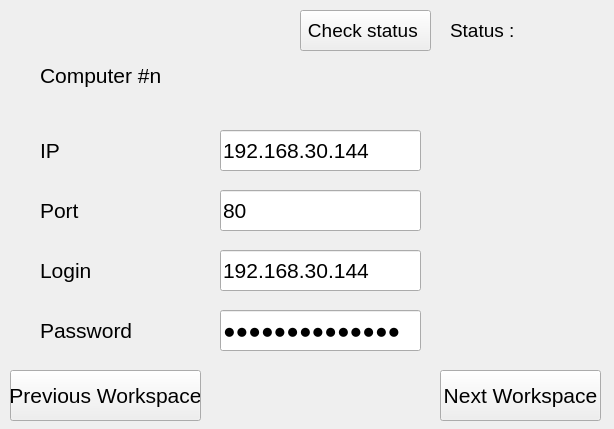
<?xml version="1.0" encoding="UTF-8"?>
<ui version="4.0">
 <class>Form</class>
 <widget class="QWidget" name="Form">
  <property name="geometry">
   <rect>
    <x>0</x>
    <y>0</y>
    <width>614</width>
    <height>429</height>
   </rect>
  </property>
  <property name="windowTitle">
   <string>Form</string>
  </property>
  <widget class="QLabel" name="computerNumber">
   <property name="geometry">
    <rect>
     <x>40</x>
     <y>50</y>
     <width>171</width>
     <height>51</height>
    </rect>
   </property>
   <property name="font">
    <font>
     <pointsize>16</pointsize>
    </font>
   </property>
   <property name="text">
    <string>Computer #n</string>
   </property>
  </widget>
  <widget class="QLabel" name="label_2">
   <property name="geometry">
    <rect>
     <x>40</x>
     <y>130</y>
     <width>121</width>
     <height>41</height>
    </rect>
   </property>
   <property name="font">
    <font>
     <pointsize>16</pointsize>
    </font>
   </property>
   <property name="text">
    <string>IP</string>
   </property>
  </widget>
  <widget class="QLabel" name="label_3">
   <property name="geometry">
    <rect>
     <x>40</x>
     <y>190</y>
     <width>121</width>
     <height>41</height>
    </rect>
   </property>
   <property name="font">
    <font>
     <pointsize>16</pointsize>
    </font>
   </property>
   <property name="text">
    <string>Port</string>
   </property>
  </widget>
  <widget class="QLabel" name="label_4">
   <property name="geometry">
    <rect>
     <x>40</x>
     <y>250</y>
     <width>121</width>
     <height>41</height>
    </rect>
   </property>
   <property name="font">
    <font>
     <pointsize>16</pointsize>
    </font>
   </property>
   <property name="text">
    <string>Login</string>
   </property>
  </widget>
  <widget class="QLabel" name="label_5">
   <property name="geometry">
    <rect>
     <x>40</x>
     <y>310</y>
     <width>121</width>
     <height>41</height>
    </rect>
   </property>
   <property name="font">
    <font>
     <pointsize>16</pointsize>
    </font>
   </property>
   <property name="text">
    <string>Password</string>
   </property>
  </widget>
  <widget class="QPushButton" name="nextBtn">
   <property name="geometry">
    <rect>
     <x>440</x>
     <y>370</y>
     <width>161</width>
     <height>51</height>
    </rect>
   </property>
   <property name="font">
    <font>
     <pointsize>16</pointsize>
    </font>
   </property>
   <property name="text">
    <string>Next Workspace</string>
   </property>
  </widget>
  <widget class="QLineEdit" name="ip">
   <property name="geometry">
    <rect>
     <x>220</x>
     <y>130</y>
     <width>201</width>
     <height>41</height>
    </rect>
   </property>
   <property name="font">
    <font>
     <pointsize>16</pointsize>
    </font>
   </property>
   <property name="text">
    <string>192.168.30.144</string>
   </property>
  </widget>
  <widget class="QLineEdit" name="port">
   <property name="geometry">
    <rect>
     <x>220</x>
     <y>190</y>
     <width>201</width>
     <height>41</height>
    </rect>
   </property>
   <property name="font">
    <font>
     <pointsize>16</pointsize>
    </font>
   </property>
   <property name="text">
    <string>80</string>
   </property>
  </widget>
  <widget class="QLineEdit" name="login">
   <property name="geometry">
    <rect>
     <x>220</x>
     <y>250</y>
     <width>201</width>
     <height>41</height>
    </rect>
   </property>
   <property name="font">
    <font>
     <pointsize>16</pointsize>
    </font>
   </property>
   <property name="text">
    <string>192.168.30.144</string>
   </property>
  </widget>
  <widget class="QLineEdit" name="password">
   <property name="geometry">
    <rect>
     <x>220</x>
     <y>310</y>
     <width>201</width>
     <height>41</height>
    </rect>
   </property>
   <property name="font">
    <font>
     <pointsize>16</pointsize>
    </font>
   </property>
   <property name="text">
    <string>192.168.30.144</string>
   </property>
   <property name="echoMode">
    <enum>QLineEdit::Password</enum>
   </property>
   <property name="readOnly">
    <bool>false</bool>
   </property>
  </widget>
  <widget class="QPushButton" name="prevBtn">
   <property name="geometry">
    <rect>
     <x>10</x>
     <y>370</y>
     <width>191</width>
     <height>51</height>
    </rect>
   </property>
   <property name="font">
    <font>
     <pointsize>16</pointsize>
    </font>
   </property>
   <property name="text">
    <string>Previous Workspace</string>
   </property>
  </widget>
  <widget class="QPushButton" name="statusBtn">
   <property name="geometry">
    <rect>
     <x>300</x>
     <y>10</y>
     <width>131</width>
     <height>41</height>
    </rect>
   </property>
   <property name="font">
    <font>
     <pointsize>14</pointsize>
    </font>
   </property>
   <property name="text">
    <string>Check status </string>
   </property>
  </widget>
  <widget class="QLabel" name="status">
   <property name="geometry">
    <rect>
     <x>450</x>
     <y>10</y>
     <width>101</width>
     <height>41</height>
    </rect>
   </property>
   <property name="font">
    <font>
     <pointsize>14</pointsize>
    </font>
   </property>
   <property name="text">
    <string>Status : </string>
   </property>
  </widget>
 </widget>
 <resources/>
 <connections/>
</ui>
